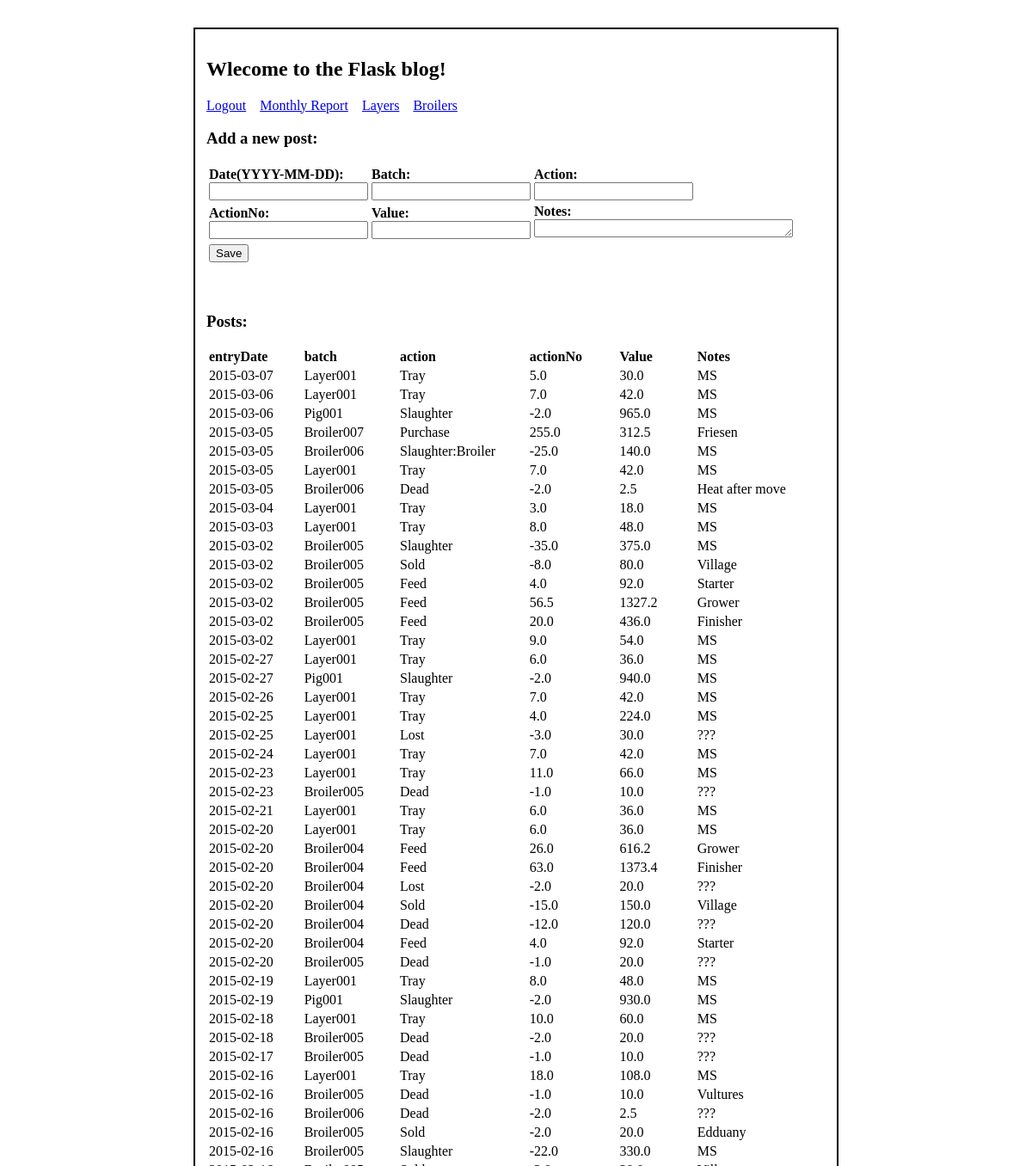
The page /main (signed in, upper part) on the database as committed earlier.
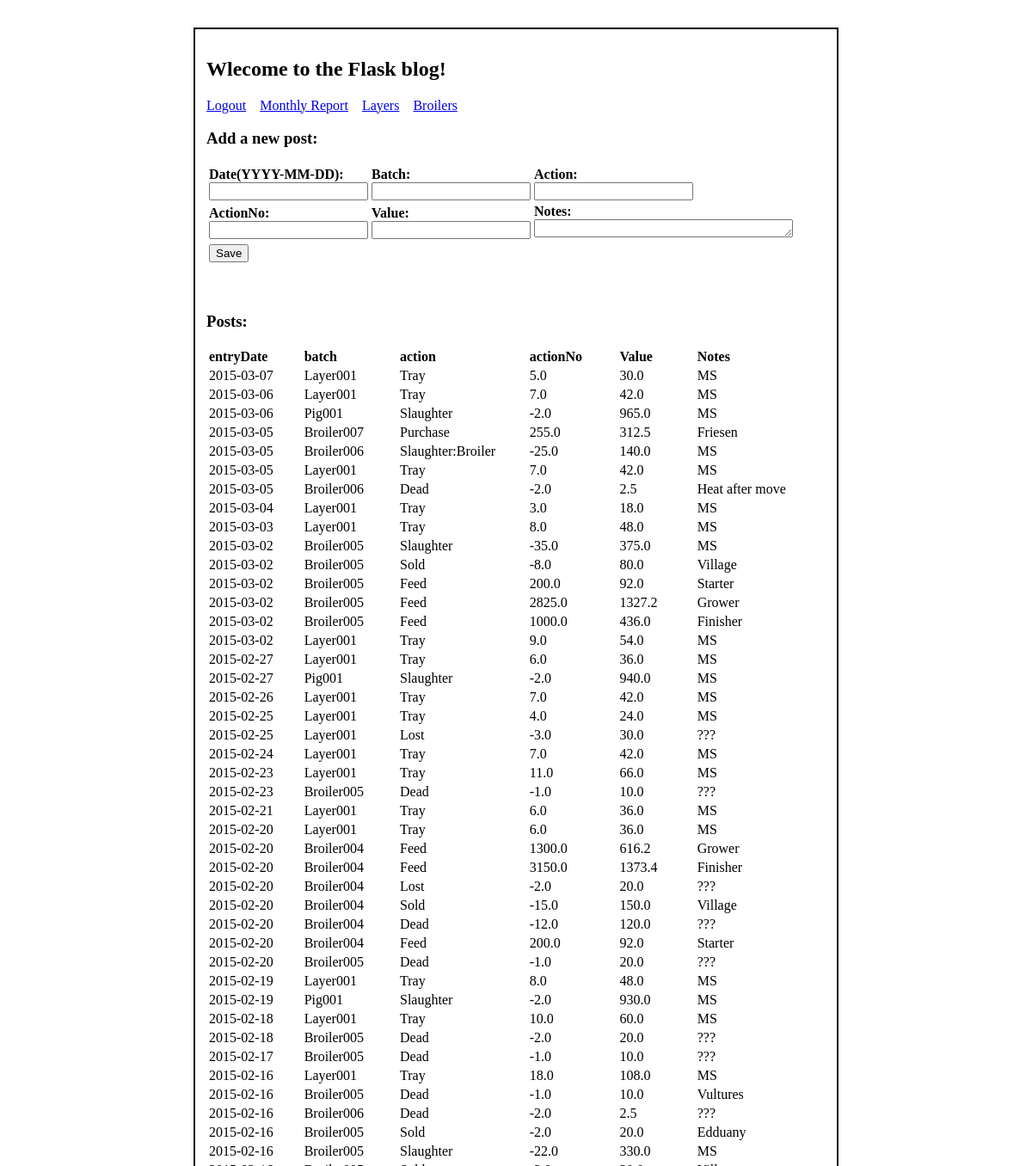
The same page on the database as committed later.
### models.py (models this page shows, shortened)
class Entry(db.Model):
	__tablename__ = "entries"
	_id = db.Column(db.Integer, primary_key=True)
	entryDate = db.Column(db.Date, nullable=False)
	batch = db.Column(db.String, nullable=False)
	action = db.Column(db.String, nullable=False)
	actionNo = db.Column(db.Float)
	value = db.Column(db.Float)
	notes = db.Column(db.String)

### invController.py (the view)
@app.route('/main')
@login_required
def main():
	posts = db.session.query(Entry).order_by(Entry.entryDate.desc())
	return render_template('main.html', form = AddTaskForm(request.form), posts=posts)

### forms.py
class AddTaskForm(Form):
	_id = IntegerField("Priority")
	entryDate = DateField("entryDate", validators=[DataRequired()], format="%Y-%m-%d")
	batch = TextField("batch", validators =[DataRequired()])
	action = TextField("action", validators =[DataRequired()])
	actionNo = DecimalField("actionNo")
	value = DecimalField("value")
	notes = TextField("notes")

### invController.py (called while the page is built)
def login_required(test):
	@wraps(test)
	def wrap(*args, **kwargs):
		if 'logged_in' in session:
			return test(*args, **kwargs)
		else:
			flash('You need to login first.')
			return redirect(url_for('login'))
	return wrap

### templates/main.html (shortened to what this page needs)
{% extends "template.html" %}
{% block content %}
	<h2>Wlecome to the Flask blog!</h2>
	<p><a href="/logout">Logout</a>&emsp;<a href="/report">Monthly Report</a>&emsp;<a href="/layers">Layers</a>&emsp;<a href="/broilers">Broilers</a></p>
	<div class="add">
		<h3>Add a new post:</h3>
		<table>
			<form action="{{ url_for('add') }}" method="post">
				<tr>
					<td>
						<label><strong>Date(YYYY-MM-DD):</strong></label><br/>
						<input name="entryDate" type="text">
					</td>
					<td>
						<label><strong>Batch:</strong></label><br/>
						<input name="batch" type="text">
					</td>
					<td>
						<label><strong>Action:</strong></label><br/>
						<input name="action" type="text">
					</td>
				</tr>
				<tr>
					<td>
						<label><strong>ActionNo:</strong></label><br/>
						<input name="actionNo" type="text">
					</td>
					<td>
						<label><strong>Value:</strong></label><br/>
						<input name="value" type="text">
					</td>
					<td>
						<label><strong>Notes:</strong></label></br>
						<textarea name="notes" rows="1" cols="35"></textarea>
					</td>
				</tr>
				<tr>
					<td>
						<input class="button" type="submit" value="Save">
					</td>
				</tr>
			</form>
		</table>
	<div class="posts">
		<br/>
		<br/>
		<h3>Posts:</h3>
		<div class="datagrid">
			<table>
				<thead>
					<tr>
						<th width="300px" align="left"><strong>entryDate</strong></th>
						<th width="300px" align="left"><strong>batch</strong></th>
						<th width="300px" align="left"><strong>action</strong></th>
						<th width="300px" align="left"><strong>actionNo</strong></th>
						<th width="300px" align="left"><strong>Value</strong></th>
						<td width="300px" align="left"><strong>Notes</strong><th>
					</tr>
				</thead>
				{% for p in posts %}
					<tr>
						<td width="300px">{{ p.entryDate }}</td>
						<td width="300px">{{ p.batch }}</td>
						<td width="300px">{{ p.action }}</td>
						<td width="300px">{{ p.actionNo }}</td>
						<td width="300px">{{ p.value }}</td>
						<td width="300px">{{ p.notes }}</td>
					</tr>
				{% endfor %}
			</table>
		</div>
	</div>
{% endblock %}

Rows that differ between the two databases and show on the page:
changed Entry (number 12 of 42 on the later page): actionNo "4.0" → "200.0"
changed Entry (number 13 of 42 on the later page): actionNo "56.5" → "2825.0"
changed Entry (number 14 of 42 on the later page): actionNo "20.0" → "1000.0"
changed Entry (number 19 of 42 on the later page): value "224.0" → "24.0"
changed Entry (number 26 of 42 on the later page): actionNo "26.0" → "1300.0"
changed Entry (number 27 of 42 on the later page): actionNo "63.0" → "3150.0"
changed Entry (number 31 of 42 on the later page): actionNo "4.0" → "200.0"
